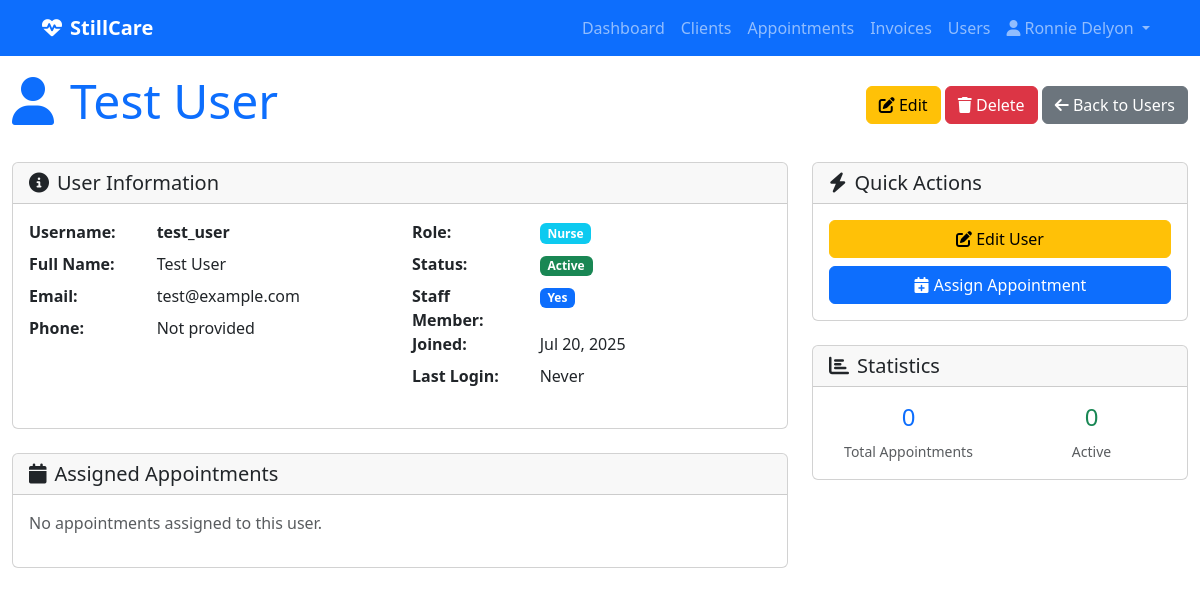
Page /users/4/ (signed in) on the earlier database version.
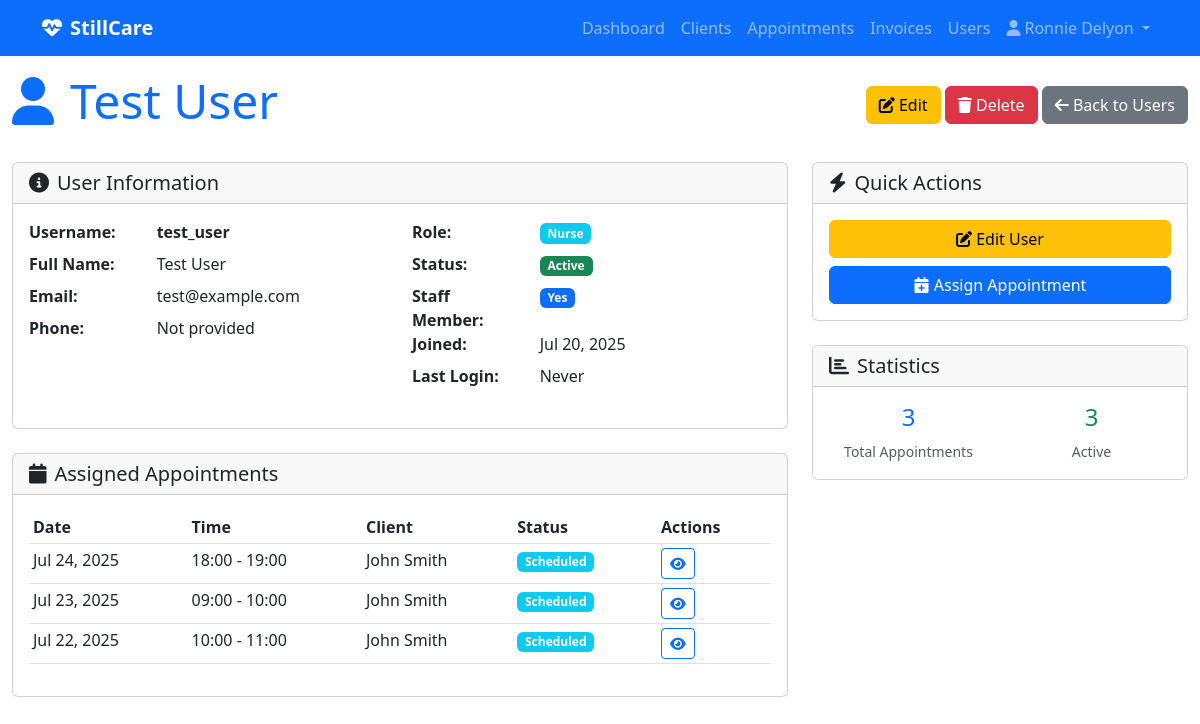
Same page on the later database version.
### appointment_management/models.py (models this page shows, shortened)
class Appointment(models.Model):
    FREQUENCY_CHOICES = [
        ('daily', 'Daily'),
        ('weekly', 'Weekly'),
        ('monthly', 'Monthly'),
    ]
    title = models.CharField(max_length=200)
    description = models.TextField(blank=True, null=True)
    start_time = models.DateTimeField(help_text="When the appointment/visit should start")
    end_time = models.DateTimeField(help_text="When the appointment/visit should end")
    status = models.CharField(max_length=50, choices=[
        ('scheduled', 'Scheduled'),
        ('completed', 'Completed'),
        ('cancelled', 'Cancelled'),
        ('no_show', 'No Show'),
    ], default='scheduled')
    client = models.ForeignKey(
        'client_management.Client',
        on_delete=models.CASCADE,
        related_name='appointments',
        help_text="The client this appointment is for"
    )
    frequency = models.CharField(
        max_length=20,
        choices=FREQUENCY_CHOICES,
        blank=True,
        null=True,
        help_text="How often this appointment repeats"
    )
    assigned_staff = models.ForeignKey(settings.AUTH_USER_MODEL, on_delete=models.PROTECT, null=False, blank=False, related_name='appointments', help_text="Staff member assigned to this appointment")
    created_at = models.DateTimeField(auto_now_add=True)
    updated_at = models.DateTimeField(auto_now=True)
    class Meta:
        verbose_name = "Appointment"
        verbose_name_plural = "Appointments"
    VISIT_STATUS_CHOICES = [
        ('scheduled', 'Scheduled'),
        ('in_progress', 'In Progress'),
        ('completed', 'Completed'),
        ('cancelled', 'Cancelled'),
    ]
    status = models.CharField(
        max_length=20,
        choices=VISIT_STATUS_CHOICES,
        default='scheduled'
    )
    actual_start_time = models.DateTimeField(blank=True, null=True)
    actual_end_time = models.DateTimeField(blank=True, null=True)
    checklist_items = models.JSONField(
        default=list,
        help_text="List of checklist items from the client's care plan"
    )

### client_management/models.py (models this page shows, shortened)
class Client(models.Model):
    CHECKLIST_CHOICES = [
        ('basic_care', 'Basic Care'),
        ('medication_management', 'Medication Management'),
        ('wound_care', 'Wound Care'),
        ('physical_therapy', 'Physical Therapy'),
        ('nursing_care', 'Nursing Care'),
        ('social_work', 'Social Work'),
        ('nutrition', 'Nutrition'),
        ('hygiene', 'Hygiene'),
        ('mobility', 'Mobility Assistance'),
        ('monitoring', 'Vital Signs Monitoring'),
        ('education', 'Patient Education'),
        ('family_support', 'Family Support'),
        ('emergency_prep', 'Emergency Preparedness'),
        ('equipment', 'Medical Equipment'),
        ('transportation', 'Transportation'),
    ]
    first_name = models.CharField(max_length=100)
    last_name = models.CharField(max_length=100)
    address = models.TextField()
    phone = models.CharField(max_length=20, blank=True, null=True)
    email = models.EmailField(blank=True, null=True)
    care_checklist = models.JSONField(
        default=list,
        help_text="List of care items required for this client"
    )
    created_at = models.DateTimeField(auto_now_add=True)
    updated_at = models.DateTimeField(auto_now=True)
    @property
    def full_name(self):
        return f"{self.first_name} {self.last_name}"
    class Meta:
        verbose_name = "Client"
        verbose_name_plural = "Clients"
        ordering = ['last_name', 'first_name']

### care_backend/views.py (the view)
# urls.py: path('users/<int:user_id>/', views.user_detail, name='user_detail'),
@login_required
@user_passes_test(is_admin)
def user_detail(request, user_id):
    user = get_object_or_404(User, id=user_id)
    appointments = Appointment.objects.filter(assigned_staff=user).order_by('-start_time')
    context = {
        'user_detail': user,
        'appointments': appointments,
    }
    return render(request, 'users/detail.html', context)

### care_backend/views.py (called while the page is built)
def is_admin(user):
    return user.is_authenticated and (user.is_superuser or user.role == 'admin')

### templates/users/detail.html (shortened to what the changed rows need)
{% extends "base.html" %}
{% block content %}
<div class="d-flex justify-content-between align-items-center mb-4">
    <h1 class="display-5 text-primary">
        <i class="fas fa-user me-3"></i>{{ user_detail.get_full_name|default:user_detail.username }}
    </h1>
</div>
<div class="row">
    <div class="col-lg-8">
        <div class="card">
            <div class="card-body">
                {% if appointments %}
                    <div class="table-responsive">
                        <table class="table table-sm">
                            <thead>
                                <tr>
                                    <th>Date</th>
                                    <th>Time</th>
                                    <th>Client</th>
                                    <th>Status</th>
                                    <th>Actions</th>
                                </tr>
                            </thead>
                            <tbody>
                                {% for appointment in appointments %}
                                <tr>
                                    <td>{{ appointment.start_time|date:"M d, Y" }}</td>
                                    <td>{{ appointment.start_time|time:"H:i" }} - {{ appointment.end_time|time:"H:i" }}</td>
                                    <td>{{ appointment.client.full_name }}</td>
                                    <td>
                                        <span class="badge bg-{% if appointment.status == 'scheduled' %}info{% elif appointment.status == 'completed' %}success{% elif appointment.status == 'in_progress' %}warning{% else %}secondary{% endif %}">
                                            {{ appointment.get_status_display }}
                                        </span>
                                    </td>
                                    <td>
                                        <a href="{% url 'appointment_detail' appointment.id %}" class="btn btn-sm btn-outline-primary">
                                            <i class="fas fa-eye"></i>
                                        </a>
                                    </td>
                                </tr>
                                {% endfor %}
                            </tbody>
                        </table>
                    </div>
                {% else %}
                    <p class="text-muted">No appointments assigned to this user.</p>
                {% endif %}
            </div>
        </div>
    </div>
    <div class="col-lg-4">
        <div class="card">
            <div class="card-body">
                <div class="row text-center">
                    <div class="col-6">
                        <h4 class="text-primary">{{ appointments.count }}</h4>
                        <small class="text-muted">Total Appointments</small>
                    </div>
                    <div class="col-6">
                        <h4 class="text-success">{{ appointments.count }}</h4>
                        <small class="text-muted">Active</small>
                    </div>
                </div>
            </div>
        </div>
    </div>
</div>
{% endblock %}

Differences in the rows shown:
now on this page (row edited): Appointment: start_time "Jul 24, 2025", start_time "18:00", end_time "19:00", client.full_name "John Smith", status "Scheduled"
now on this page (row edited): Appointment: start_time "Jul 23, 2025", start_time "09:00", end_time "10:00", client.full_name "John Smith", status "Scheduled"
now on this page (row edited): Appointment: start_time "Jul 22, 2025", start_time "10:00", end_time "11:00", client.full_name "John Smith", status "Scheduled"
Other differences:
{{ appointments.count }}: "0" → "3"
text no longer shown: "No appointments assigned to this user."
text now shown: "Date Time Client Status Actions"
